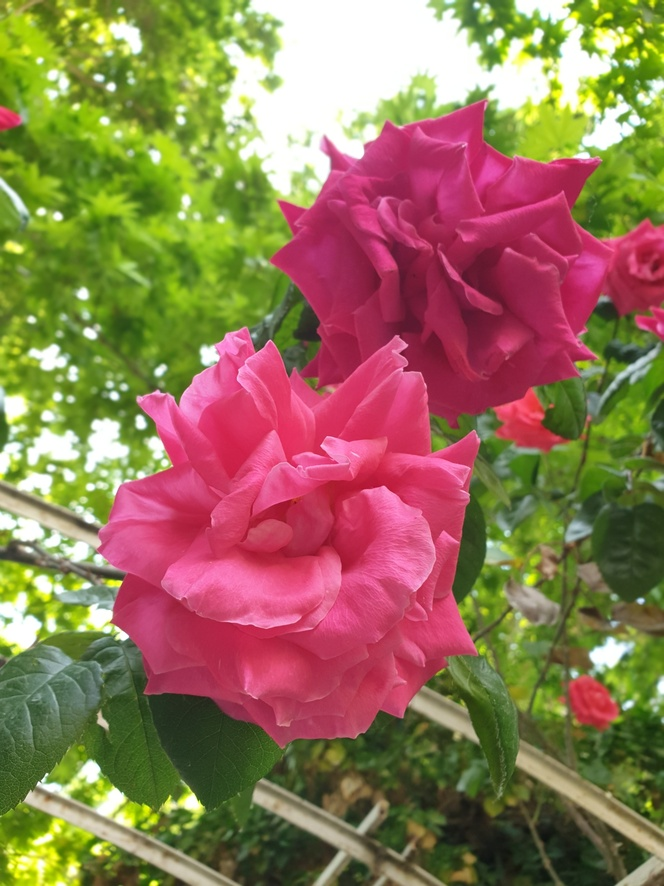
#> input picture HW1/Input/Q5/Pink.jpg, 664 x 886 px, shrunk from 1512 x 2016 before the run, found by its file name
$ python Q6.py   (older library calls are emulated)
#> lines starting #> are read from the running program, lines starting #| are printed output that depends on the picture
import cv2
import cv2 as cv2
import numpy as np
import matplotlib.pyplot as plt
import time
from skimage.exposure import match_histograms


def show_hist(histogram, edge_bins, title, xLim, xLabel, yLabel):
    plt.figure()
    plt.title(title)
    plt.xlabel(xLabel)
    plt.ylabel(yLabel)
    plt.xlim(xLim)
    plt.plot(edge_bins[0:-1], histogram)
    plt.savefig(f'{title}.jpg')
    plt.show()


def show_two_hist(histogram1, histogram2, edge_bins1, edge_bins2, title, xLim, xLabel, yLabel):
    plt.figure()
    plt.title(title)
    plt.xlabel(xLabel)
    plt.ylabel(yLabel)
    plt.xlim(xLim)
    plt.plot(edge_bins1[0:-1], histogram1)
    plt.plot(edge_bins2[0:-1], histogram2)
    plt.savefig(f'{title}.jpg')
    plt.show()

def show_three_hist(histogram1, histogram2,histogram3, edge_bins1, edge_bins2,edge_bins3, title, xLim, xLabel, yLabel,result_name):
    plt.figure()
    plt.title(title)
    plt.xlabel(xLabel)
    plt.ylabel(yLabel)
    plt.xlim(xLim)
    plt.plot(edge_bins1[0:-1], histogram1,color='red')
    plt.plot(edge_bins2[0:-1], histogram2,color='blue')
    plt.plot(edge_bins3[0:-1], histogram3,color='green')
    plt.savefig(f'{result_name}.jpg')
    plt.show()


def histogram_specification(image, image_hist, target_hist, chanel_number):
    s = np.cumsum(image_hist)
    s = s * 255
    s = np.round(s).astype('int32')
    m = np.arange(256)
    m = m * 0
    print(f'M: {m.shape}')
    print(f'S: {s.shape}')
    print(m[0])

    for i in range(256):
        if m[s[i]] == 0:
            m[s[i]] = i

    print(f"image: {image.shape}")
    image[:, :, chanel_number] = s[image[:, :, chanel_number]]
    g = np.cumsum(target_hist)
    g = g * 255
    s = np.reshape(s, (1, 256))
    g = np.reshape(g, (256, 1))
    print(s.shape)
    print(g.shape)
    diff = g - s
    diff = np.abs(diff)
    print(diff.shape)
    mins = np.argmin(diff, axis=0)
    print(f'mins:  {mins.shape}')
    g = np.reshape(g, (256,))
    image[:, :, chanel_number] = mins[m[image[:, :, chanel_number]]]
    return image


start_time = time.time()
flower_image = cv2.imread("Pink.jpg")
#> flower_image is the input picture: shape (886, 664, 3); mean B, G, R 85.2, 117.6, 146.5
dark_image = cv2.imread("Dark.jpg")
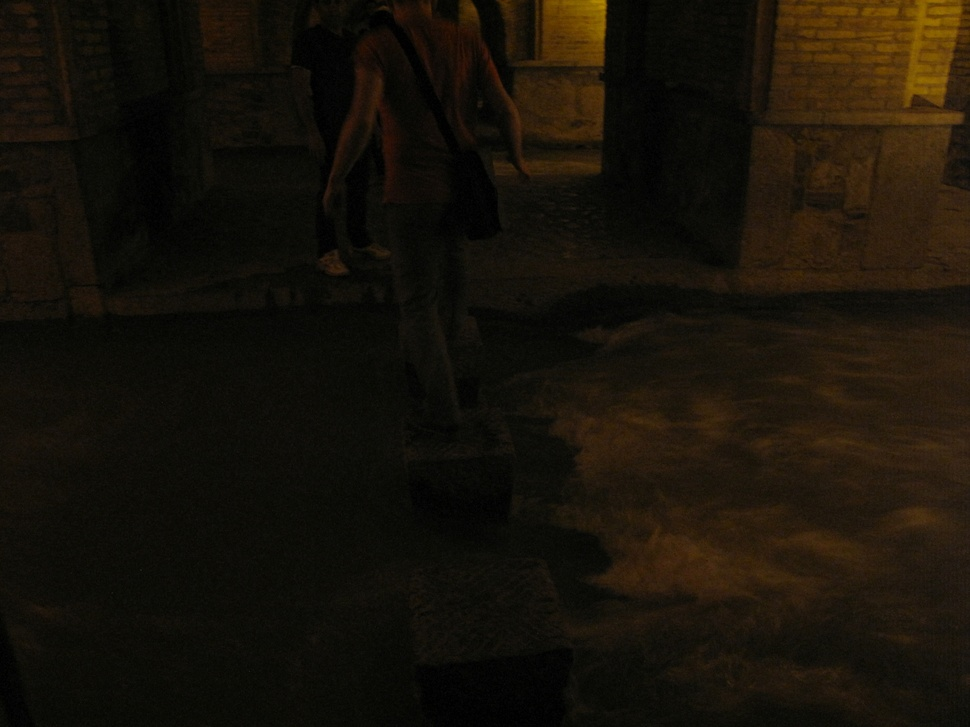
#> input picture HW1/Input/Q6/Dark.jpg, 970 x 727 px, shrunk from 2208 x 1656 before the run, found by its file name
#> dark_image is the input picture: shape (727, 970, 3); mean B, G, R 9.1, 18.2, 23.5
dark_hsv = cv2.cvtColor(dark_image, cv2.COLOR_BGR2HSV)
#> dark_hsv: shape (727, 970, 3); mean H, S, V 23.7, 131.3, 23.8
flower_hsv = cv2.cvtColor(flower_image, cv2.COLOR_BGR2HSV)
#> flower_hsv: shape (886, 664, 3); mean H, S, V 81.7, 146.7, 161.5
#
# dark_image=match_histograms(dark_image,flower_image,multichannel=True)

flower_blue_hist, blue_flower_edge_bins = np.histogram(flower_image[:, :, 0], 256, range=(0, 256), density=True)
#> flower_blue_hist = 256 values, max 0.0399 at index 255, min 0.000374 at index 228, mean 0.00391; blue_flower_edge_bins = 257 values from 0 to 256
flower_blue_cum_hist = np.cumsum(flower_blue_hist)
#> flower_blue_cum_hist = 256 values from 0.00241 to 1
# show_hist(flower_blue_hist, blue_flower_edge_bins, "Flower blue  chanel", [0, 256], "Intensity", "p")
flower_red_hist, red_flower_edge_bins = np.histogram(flower_image[:, :, 2], 256, range=(0, 256), density=True)
#> flower_red_hist = 256 values, max 0.0458 at index 255, min 0 at index 0, mean 0.00391; red_flower_edge_bins = 257 values from 0 to 256
flower_red_cum_hist = np.cumsum(flower_red_hist)
#> flower_red_cum_hist = 256 values from 0 to 1
# show_hist(flower_red_cum_hist, red_flower_edge_bins, "Flower red  chanel", [0, 256], "Intensity", "p")
flower_green_hist, green_flower_edge_bins = np.histogram(flower_image[:, :, 1], 256, range=(0, 256), density=True)
#> flower_green_hist = 256 values, max 0.0647 at index 255, min 0 at index 0, mean 0.00391; green_flower_edge_bins = 257 values from 0 to 256
flower_green_cum_hist = np.cumsum(flower_green_hist)
#> flower_green_cum_hist = 256 values from 0 to 1
# show_hist(flower_green_hist, green_flower_edge_bins, "Flower green  chanel", [0, 256], "Intensity", "p")


dark_blue_hist, blue_dark_edge_bins = np.histogram(dark_image[:, :, 0], 256, range=(0, 256), density=True)
#> dark_blue_hist = 256 values, max 0.0995 at index 7, min 0 at index 36, mean 0.00391; blue_dark_edge_bins = 257 values from 0 to 256
# show_hist(dark_blue_hist, blue_dark_edge_bins, "Dark blue  chanel", [0, 256], "Intensity", "p")
dark_green_hist, green_dark_edge_bins = np.histogram(dark_image[:, :, 1], 256, range=(0, 256), density=True)
#> dark_green_hist = 256 values, max 0.0757 at index 12, min 0 at index 136, mean 0.00391; green_dark_edge_bins = 257 values from 0 to 256
# show_hist(dark_green_hist, green_dark_edge_bins, "Dark green  chanel", [0, 256], "Intensity", "p")
dark_red_hist, red_dark_edge_bins = np.histogram(dark_image[:, :, 2], 256, range=(0, 256), density=True)
#> dark_red_hist = 256 values, max 0.0612 at index 12, min 0 at index 167, mean 0.00391; red_dark_edge_bins = 257 values from 0 to 256
# show_hist(dark_red_hist, red_dark_edge_bins, "Dark red  chanel", [0, 256], "Intensity", "p")

dark_image = histogram_specification(dark_image, dark_blue_hist, flower_blue_hist, 0)
#> in histogram_specification, `s = np.cumsum(image_hist)`: s = 256 values from 0.0118 to 1
#> in histogram_specification, `s = s * 255`: s = 256 values from 3.02 to 255
#> in histogram_specification, `s = np.round(s).astype('int32')`: s = 256 values from 3 to 255
#| S: (256,)
#> after the loop in histogram_specification, `for i in range(256):`: m = 256 values, max 23 at index 255, min 0 at index 0, mean 0.992
#| image: (727, 970, 3)
#> in histogram_specification, `g = np.cumsum(target_hist)`: g = 256 values from 0.00241 to 1
#> in histogram_specification, `g = g * 255`: g = 256 values from 0.613 to 255
#| (1, 256)
#| (256, 1)
#| (256, 256)
#> in histogram_specification, `mins = np.argmin(diff, axis=0)`: mins = 256 values from 8 to 255
#| mins:  (256,)
dark_image = histogram_specification(dark_image, dark_green_hist, flower_green_hist, 1)
#> call 2 of histogram_specification, with image_hist = array of shape (256,), target_hist = array of shape (256,), chanel_number = 1
#> in histogram_specification (call 2), `s = np.cumsum(image_hist)`: s = 256 values from 0.00282 to 1
#> in histogram_specification (call 2), `s = s * 255`: s = 256 values from 0.719 to 255
#> in histogram_specification (call 2), `s = np.round(s).astype('int32')`: s = 256 values from 1 to 255
#| S: (256,)
#> after the loop in histogram_specification (call 2), `for i in range(256):`: m = 256 values, max 94 at index 255, min 0 at index 0, mean 5.49
#| image: (727, 970, 3)
#> in histogram_specification (call 2), `g = np.cumsum(target_hist)`: g = 256 values from 0 to 1
#> in histogram_specification (call 2), `g = g * 255`: g = 256 values from 0 to 255
#| (1, 256)
#| (256, 1)
#> in histogram_specification (call 2), `diff = np.abs(diff)`:
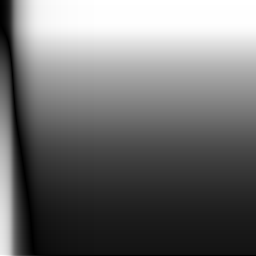
#> diff: shape (256, 256) float64; min 2.27e-13, max 255, mean 113.1
#| (256, 256)
#> in histogram_specification (call 2), `mins = np.argmin(diff, axis=0)`: mins = 256 values from 24 to 255
#| mins:  (256,)
#> in histogram_specification (call 2), `image[:, :, chanel_number] = mins[m[image[:, :, chanel_number]]]`:
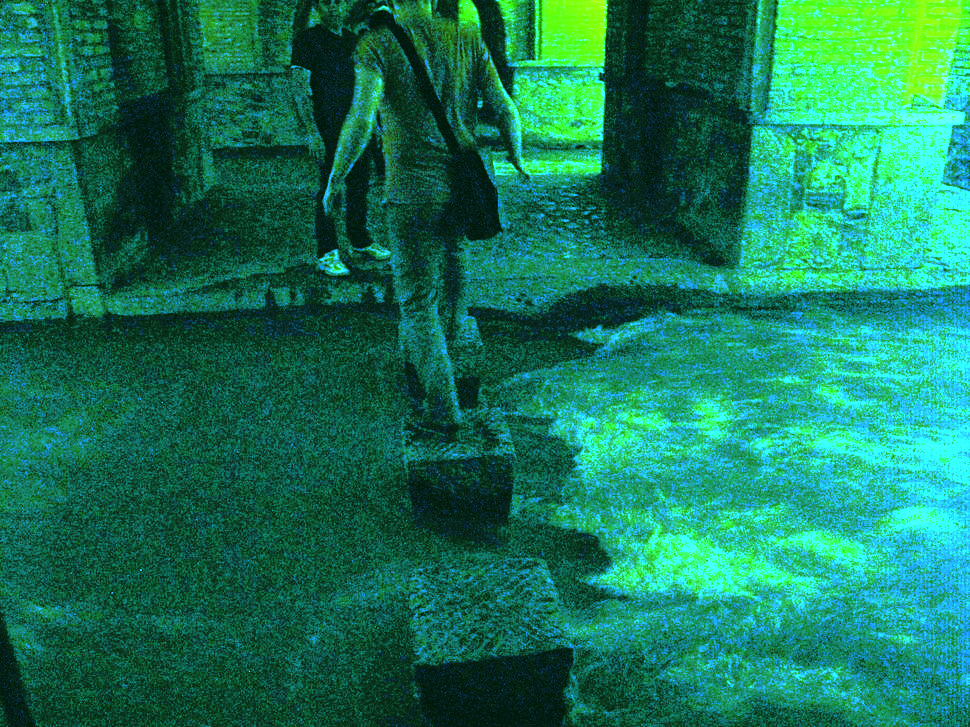
#> image: shape (727, 970, 3); mean B, G, R 91.4, 120.9, 23.5
dark_image = histogram_specification(dark_image, dark_red_hist, flower_red_hist, 2)
#> call 3 of histogram_specification, with image_hist = array of shape (256,), target_hist = array of shape (256,), chanel_number = 2
#> in histogram_specification (call 3), `s = np.cumsum(image_hist)`: s = 256 values from 0.00284 to 1
#> in histogram_specification (call 3), `s = s * 255`: s = 256 values from 0.723 to 255
#> in histogram_specification (call 3), `s = np.round(s).astype('int32')`: s = 256 values from 1 to 255
#| S: (256,)
#> after the loop in histogram_specification (call 3), `for i in range(256):`: m = 256 values, max 134 at index 255, min 0 at index 0, mean 10.73
#| image: (727, 970, 3)
#> in histogram_specification (call 3), `image[:, :, chanel_number] = s[image[:, :, chanel_number]]`:
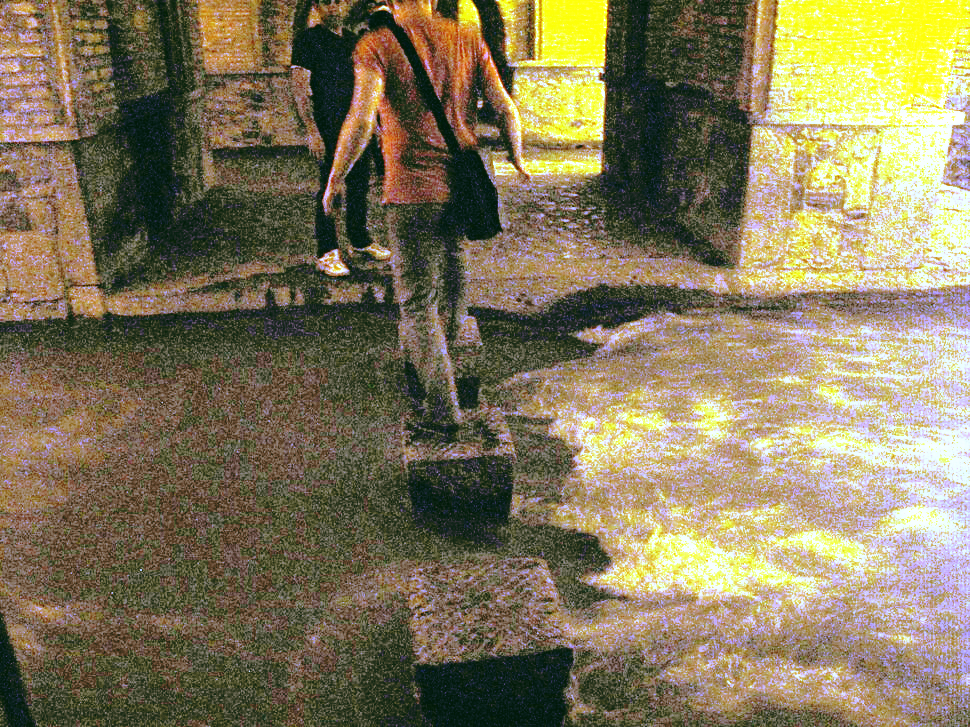
#> image: shape (727, 970, 3); mean B, G, R 91.4, 120.9, 131
#> in histogram_specification (call 3), `g = np.cumsum(target_hist)`: g = 256 values from 0 to 1
#> in histogram_specification (call 3), `g = g * 255`: g = 256 values from 0 to 255
#| (1, 256)
#| (256, 1)
#> in histogram_specification (call 3), `diff = np.abs(diff)`:
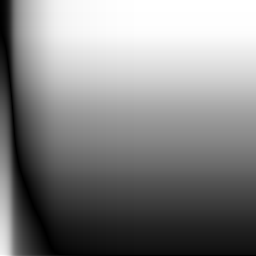
#> diff: shape (256, 256) float64; min 2.84e-14, max 255, mean 134.1
#| (256, 256)
#> in histogram_specification (call 3), `mins = np.argmin(diff, axis=0)`: mins = 256 values from 26 to 255
#| mins:  (256,)
#> in histogram_specification (call 3), `image[:, :, chanel_number] = mins[m[image[:, :, chanel_number]]]`:
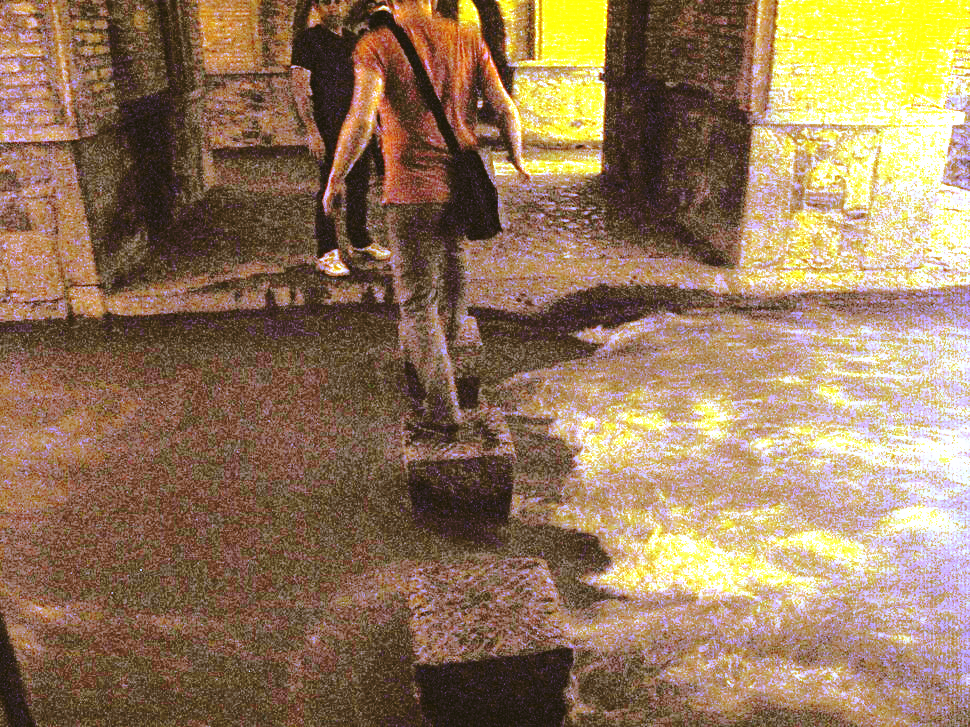
#> image: shape (727, 970, 3); mean B, G, R 91.4, 120.9, 149.1

dark_blue_hist, blue_dark_edge_bins = np.histogram(dark_image[:, :, 0], 256, range=(0, 256), density=True)
#> dark_blue_hist = 256 values, max 0.0995 at index 50, min 0 at index 0, mean 0.00391
dark_blue_cum_hist = np.cumsum(dark_blue_hist)
#> dark_blue_cum_hist = 256 values from 0 to 1
# show_hist(dark_blue_hist, blue_dark_edge_bins, "Dark blue  chanel", [0, 256], "Intensity", "p")

dark_green_hist, green_dark_edge_bins = np.histogram(dark_image[:, :, 1], 256, range=(0, 256), density=True)
#> dark_green_hist = 256 values, max 0.0757 at index 74, min 0 at index 0, mean 0.00391
dark_green_cum_hist = np.cumsum(dark_green_hist)
#> dark_green_cum_hist = 256 values from 0 to 1
# show_hist(dark_green_hist, green_dark_edge_bins, "Dark green  chanel", [0, 256], "Intensity", "p")

dark_red_hist, red_dark_edge_bins = np.histogram(dark_image[:, :, 2], 256, range=(0, 256), density=True)
#> dark_red_hist = 256 values, max 0.0612 at index 107, min 0 at index 0, mean 0.00391
dark_red_cum_hist = np.cumsum(dark_red_hist)
#> dark_red_cum_hist = 256 values from 0 to 1
# show_hist(dark_red_hist, red_dark_edge_bins, "Dark red  chanel", [0, 256], "Intensity", "p")
show_two_hist(dark_red_cum_hist, flower_red_cum_hist, red_dark_edge_bins, red_flower_edge_bins, "Red cumulative", [0, 256], "Intensity", "p")
# show_two_hist(dark_red_hist,flower_red_hist,red_dark_edge_bins,red_flower_edge_bins,"Red",[0,256],"Intensity","p")

show_two_hist(dark_blue_cum_hist, flower_blue_cum_hist, blue_dark_edge_bins, blue_flower_edge_bins, "Blue cumulative", [0, 256], "Intensity", "p")
# show_two_hist(dark_blue_hist,flower_blue_hist,blue_dark_edge_bins,blue_flower_edge_bins,"Blue",[0,256],"Intensity","p")

show_two_hist(dark_green_cum_hist, flower_green_cum_hist, green_dark_edge_bins, green_flower_edge_bins, "Green cumulative", [0, 256], "Intensity", "p")
# [5 lines of commented-out code are left out]

show_three_hist(dark_red_hist,dark_blue_hist,dark_green_hist,red_dark_edge_bins,blue_dark_edge_bins,green_dark_edge_bins,
                "Dark Histogram after change",[0,256],'Intensity','P','res10')

show_three_hist(flower_red_hist,flower_blue_hist,flower_green_hist,red_flower_edge_bins,blue_flower_edge_bins,green_flower_edge_bins,
                "Flower Histogram",[0,256],'Intensity','P','Flower_hist')
#> call 2 of show_three_hist, with histogram1 = array of shape (256,), histogram2 = array of shape (256,), histogram3 = array of shape (256,), edge_bins1 = array of shape (257,), edge_bins2 = array of shape (257,), edge_bins3 = array of shape (257,), title = 'Flower Histogram', xLabel = 'Intensity'
#> in show_three_hist (call 2), `plt.savefig(f'{result_name}.jpg')`:
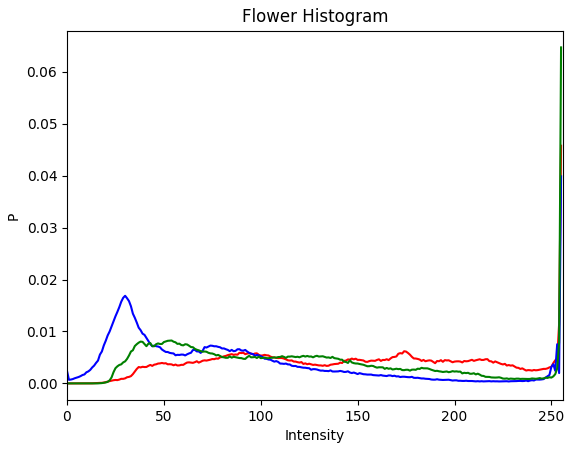
#> figure drawn by matplotlib, 1 panel; curve peaks at x = 255, y = 0.0458; curve peaks at x = 255, y = 0.0399; curve peaks at x = 255, y = 0.0647


print(time.time() - start_time)
cv2.imwrite("res11.jpg", dark_image)
